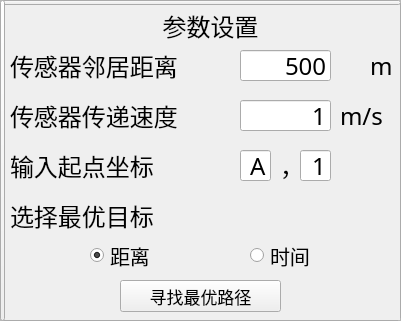
   <widget class="QFrame" name="param">
    <property name="geometry">
     <rect>
      <x>470</x>
      <y>130</y>
      <width>401</width>
      <height>321</height>
     </rect>
    </property>
    <property name="frameShape">
     <enum>QFrame::StyledPanel</enum>
    </property>
    <property name="frameShadow">
     <enum>QFrame::Raised</enum>
    </property>
    <widget class="QLabel" name="label_22">
     <property name="geometry">
      <rect>
       <x>120</x>
       <y>10</y>
       <width>181</width>
       <height>31</height>
      </rect>
     </property>
     <property name="font">
      <font>
       <family>楷体</family>
       <pointsize>18</pointsize>
       <weight>50</weight>
       <bold>false</bold>
      </font>
     </property>
     <property name="text">
      <string>参数设置</string>
     </property>
     <property name="alignment">
      <set>Qt::AlignCenter</set>
     </property>
    </widget>
    <widget class="QLabel" name="label_23">
     <property name="geometry">
      <rect>
       <x>10</x>
       <y>50</y>
       <width>221</width>
       <height>31</height>
      </rect>
     </property>
     <property name="font">
      <font>
       <family>楷体</family>
       <pointsize>18</pointsize>
       <weight>50</weight>
       <bold>false</bold>
      </font>
     </property>
     <property name="text">
      <string>传感器邻居距离</string>
     </property>
     <property name="alignment">
      <set>Qt::AlignLeading|Qt::AlignLeft|Qt::AlignVCenter</set>
     </property>
    </widget>
    <widget class="QLabel" name="label_24">
     <property name="geometry">
      <rect>
       <x>10</x>
       <y>100</y>
       <width>221</width>
       <height>31</height>
      </rect>
     </property>
     <property name="font">
      <font>
       <family>楷体</family>
       <pointsize>18</pointsize>
       <weight>50</weight>
       <bold>false</bold>
      </font>
     </property>
     <property name="text">
      <string>传感器传递速度</string>
     </property>
     <property name="alignment">
      <set>Qt::AlignLeading|Qt::AlignLeft|Qt::AlignVCenter</set>
     </property>
    </widget>
    <widget class="QLineEdit" name="distance">
     <property name="geometry">
      <rect>
       <x>240</x>
       <y>50</y>
       <width>91</width>
       <height>31</height>
      </rect>
     </property>
     <property name="font">
      <font>
       <family>STKaiti</family>
       <pointsize>18</pointsize>
      </font>
     </property>
     <property name="text">
      <string>500</string>
     </property>
     <property name="alignment">
      <set>Qt::AlignRight|Qt::AlignTrailing|Qt::AlignVCenter</set>
     </property>
     <property name="placeholderText">
      <string>500</string>
     </property>
    </widget>
    <widget class="QLabel" name="label_25">
     <property name="geometry">
      <rect>
       <x>370</x>
       <y>50</y>
       <width>21</width>
       <height>31</height>
      </rect>
     </property>
     <property name="font">
      <font>
       <family>楷体</family>
       <pointsize>18</pointsize>
      </font>
     </property>
     <property name="text">
      <string>m</string>
     </property>
     <property name="alignment">
      <set>Qt::AlignLeading|Qt::AlignLeft|Qt::AlignVCenter</set>
     </property>
    </widget>
    <widget class="QLineEdit" name="speed">
     <property name="geometry">
      <rect>
       <x>240</x>
       <y>100</y>
       <width>91</width>
       <height>31</height>
      </rect>
     </property>
     <property name="font">
      <font>
       <family>STKaiti</family>
       <pointsize>18</pointsize>
      </font>
     </property>
     <property name="text">
      <string>1</string>
     </property>
     <property name="alignment">
      <set>Qt::AlignRight|Qt::AlignTrailing|Qt::AlignVCenter</set>
     </property>
     <property name="placeholderText">
      <string>1</string>
     </property>
    </widget>
    <widget class="QLabel" name="label_26">
     <property name="geometry">
      <rect>
       <x>340</x>
       <y>100</y>
       <width>51</width>
       <height>31</height>
      </rect>
     </property>
     <property name="font">
      <font>
       <family>楷体</family>
       <pointsize>18</pointsize>
      </font>
     </property>
     <property name="text">
      <string>m/s</string>
     </property>
     <property name="alignment">
      <set>Qt::AlignLeading|Qt::AlignLeft|Qt::AlignVCenter</set>
     </property>
    </widget>
    <widget class="QLabel" name="label_27">
     <property name="geometry">
      <rect>
       <x>10</x>
       <y>200</y>
       <width>221</width>
       <height>31</height>
      </rect>
     </property>
     <property name="font">
      <font>
       <family>楷体</family>
       <pointsize>18</pointsize>
       <weight>50</weight>
       <bold>false</bold>
      </font>
     </property>
     <property name="text">
      <string>选择最优目标</string>
     </property>
     <property name="alignment">
      <set>Qt::AlignLeading|Qt::AlignLeft|Qt::AlignVCenter</set>
     </property>
    </widget>
    <widget class="QRadioButton" name="chooseTime">
     <property name="geometry">
      <rect>
       <x>250</x>
       <y>240</y>
       <width>71</width>
       <height>31</height>
      </rect>
     </property>
     <property name="font">
      <font>
       <family>楷体</family>
       <pointsize>15</pointsize>
       <weight>50</weight>
       <bold>false</bold>
      </font>
     </property>
     <property name="text">
      <string>时间</string>
     </property>
    </widget>
    <widget class="QRadioButton" name="chooseDistance">
     <property name="geometry">
      <rect>
       <x>90</x>
       <y>240</y>
       <width>81</width>
       <height>31</height>
      </rect>
     </property>
     <property name="font">
      <font>
       <family>楷体</family>
       <pointsize>15</pointsize>
       <weight>50</weight>
       <bold>false</bold>
      </font>
     </property>
     <property name="text">
      <string>距离</string>
     </property>
     <property name="checked">
      <bool>true</bool>
     </property>
    </widget>
    <widget class="QPushButton" name="findPath">
     <property name="geometry">
      <rect>
       <x>120</x>
       <y>280</y>
       <width>161</width>
       <height>32</height>
      </rect>
     </property>
     <property name="font">
      <font>
       <family>楷体</family>
       <pointsize>13</pointsize>
       <weight>50</weight>
       <bold>false</bold>
      </font>
     </property>
     <property name="text">
      <string>寻找最优路径</string>
     </property>
    </widget>
    <widget class="QLabel" name="label_30">
     <property name="geometry">
      <rect>
       <x>10</x>
       <y>150</y>
       <width>221</width>
       <height>31</height>
      </rect>
     </property>
     <property name="font">
      <font>
       <family>楷体</family>
       <pointsize>18</pointsize>
       <weight>50</weight>
       <bold>false</bold>
      </font>
     </property>
     <property name="text">
      <string>输入起点坐标</string>
     </property>
     <property name="alignment">
      <set>Qt::AlignLeading|Qt::AlignLeft|Qt::AlignVCenter</set>
     </property>
    </widget>
    <widget class="QLineEdit" name="X">
     <property name="geometry">
      <rect>
       <x>240</x>
       <y>150</y>
       <width>31</width>
       <height>31</height>
      </rect>
     </property>
     <property name="font">
      <font>
       <family>STKaiti</family>
       <pointsize>18</pointsize>
      </font>
     </property>
     <property name="text">
      <string>A</string>
     </property>
     <property name="alignment">
      <set>Qt::AlignRight|Qt::AlignTrailing|Qt::AlignVCenter</set>
     </property>
     <property name="placeholderText">
      <string/>
     </property>
    </widget>
    <widget class="QLineEdit" name="Y">
     <property name="geometry">
      <rect>
       <x>300</x>
       <y>150</y>
       <width>31</width>
       <height>31</height>
      </rect>
     </property>
     <property name="font">
      <font>
       <family>STKaiti</family>
       <pointsize>18</pointsize>
      </font>
     </property>
     <property name="text">
      <string>1</string>
     </property>
     <property name="alignment">
      <set>Qt::AlignRight|Qt::AlignTrailing|Qt::AlignVCenter</set>
     </property>
     <property name="placeholderText">
      <string/>
     </property>
    </widget>
    <widget class="QLabel" name="label_31">
     <property name="geometry">
      <rect>
       <x>280</x>
       <y>150</y>
       <width>21</width>
       <height>31</height>
      </rect>
     </property>
     <property name="font">
      <font>
       <family>Kaiti TC</family>
       <pointsize>18</pointsize>
      </font>
     </property>
     <property name="text">
      <string>，</string>
     </property>
     <property name="alignment">
      <set>Qt::AlignLeading|Qt::AlignLeft|Qt::AlignVCenter</set>
     </property>
    </widget>
    <widget class="QPushButton" name="pushButton_3">
     <property name="geometry">
      <rect>
       <x>0</x>
       <y>0</y>
       <width>401</width>
       <height>5</height>
      </rect>
     </property>
     <property name="text">
      <string/>
     </property>
    </widget>
    <widget class="QPushButton" name="pushButton_4">
     <property name="geometry">
      <rect>
       <x>0</x>
       <y>320</y>
       <width>401</width>
       <height>5</height>
      </rect>
     </property>
     <property name="text">
      <string/>
     </property>
    </widget>
    <widget class="QPushButton" name="pushButton_14">
     <property name="geometry">
      <rect>
       <x>0</x>
       <y>0</y>
       <width>5</width>
       <height>321</height>
      </rect>
     </property>
     <property name="text">
      <string/>
     </property>
    </widget>
    <widget class="QPushButton" name="pushButton_15">
     <property name="geometry">
      <rect>
       <x>400</x>
       <y>0</y>
       <width>5</width>
       <height>321</height>
      </rect>
     </property>
     <property name="text">
      <string/>
     </property>
    </widget>
   </widget>
